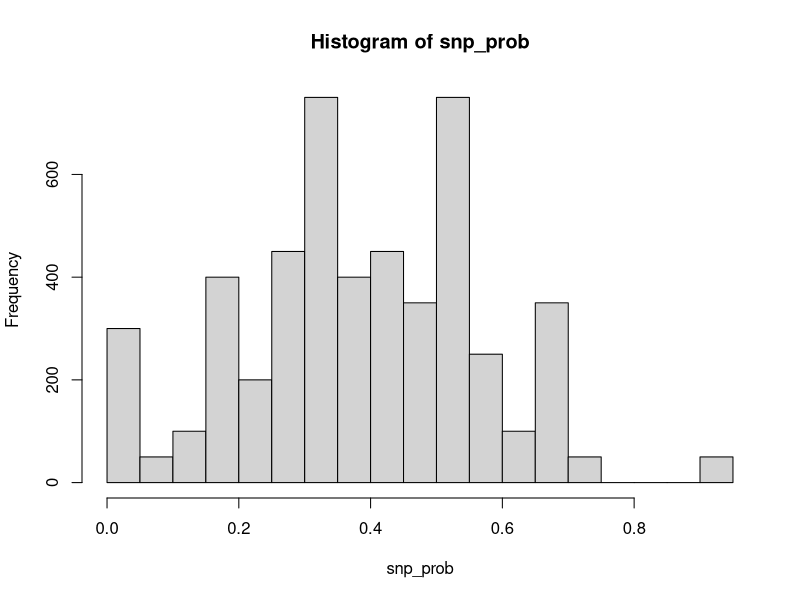

This chart was generated by the following R code: (Note: this script raises an error after producing the figure.)
## ---- chunk 1
knitr::opts_chunk$set(echo = TRUE)
## ---- chunk 2

library(purrr)
library(MASS)
set.seed(24601)
library(tidyverse)

patient_count <- 50
snp_ptm_id_count <- 100

## ---- chunk 3
#p
snp_prob <- rep(rnorm(snp_ptm_id_count, 0.4, 0.2), patient_count)
snp_prob <- pmax(pmin(1, snp_prob), 0)
hist(snp_prob)

## ---- chunk 4
#z
effect_size <- sample(c(-0.2, 0, 0.2), size = snp_ptm_count, replace = TRUE, prob = c(0.15, 0.7, 0.15))
hist(effect_size)

## ---- chunk 5
#probability of PTM without SNP (q)
ptm_wo_snp_prob <- rep(rnorm(snp_ptm_id_count, 0.3, 0.15), patient_count)
ptm_wo_snp_prob <- pmax(pmin(1, ptm_wo_snp_prob), 0.2)
hist(ptm_wo_snp_prob)

## ---- chunk 6
#peptide count parameter
lambda_ <- rep(sample(2:8, size = snp_ptm_id_count, replace = TRUE), patient_count)
hist(lambda_)

## ---- chunk 7
#n
pep_count = rpois(patient_count*snp_ptm_id_count, lambda = lambda_)
pep_count = replace(pep_count, pep_count==0, 1)
hist(pep_count)

## ---- chunk 8
#x
pep_w_snp_count <- numeric(patient_count * snp_ptm_id_count)
for (i in 1:(patient_count*snp_ptm_id_count)) {
  pep_w_snp_count[i] = min(pep_count[i], sample(c(0, 0.5, 1), size = 1, replace = TRUE, prob = c((1 - snp_prob[i])^2, snp_prob[i]^2, max(1 - ((1 - snp_prob[i])^2 + snp_prob[i]^2), 0))))
}
pep_w_snp_count[pep_w_snp_count == 1] <- pep_count[pep_w_snp_count == 1]
pep_w_snp_count[pep_w_snp_count == 0.5] <- rbinom(length(pep_w_snp_count[pep_w_snp_count == 0.5]), pep_count[pep_w_snp_count == 0.5], 0.5)

hist(pep_w_snp_count)

## ---- chunk 9
#y1
pep_w_ptm_snp = rbinom(patient_count * snp_ptm_id_count, pep_w_snp_count, ptm_wo_snp_prob + effect_size)
hist(pep_w_ptm_snp)

## ---- chunk 10
#y2
pep_w_ptm_nosnp = rbinom(patient_count * snp_ptm_id_count, pep_count - pep_w_snp_count, ptm_wo_snp_prob)
hist(pep_w_ptm_nosnp)

## ---- chunk 11

# Convert the data to matrix form, this is the original form
dat = data.frame(snp_ptm_id = rep(1:snp_ptm_count, patient_count),
                 patient = rep(1:patient_count, each = snp_ptm_count), peptide = pep_count,
                 snp = pep_w_snp_count, non_snp = pep_count - pep_w_snp_count, snp_ptm = pep_w_ptm_snp, non_snp_ptm = pep_w_ptm_nosnp)
dat <- dat %>% mutate(effect_size = effect_size[snp_ptm_id])
dat = as_tibble(dat)
dat

## ---- chunk 12

#x expanded as series of 1s (snp) and 0s (no snp) for new data table
pep_w_snp_long <- numeric(0)
for (i in 1:(patient_count*snp_ptm_id_count)) {
  pep_w_snp_long <- c(pep_w_snp_long, rep(1, pep_w_snp_count[i]), rep(0, pep_count[i] - pep_w_snp_count[i]))
}
hist(pep_w_snp_long)

## ---- chunk 13

#expanded ptm counts for new data table
pep_w_ptm_long <- numeric(0)
for (i in 1:(patient_count * snp_ptm_id_count)) {
  pep_w_ptm_long <- c(pep_w_ptm_long, rep(1, pep_w_ptm_snp[i]), rep(0, pep_w_snp_count[i] - pep_w_ptm_snp[i]), rep(1, pep_w_ptm_nosnp[i]), rep(0, pep_count[i] - (pep_w_snp_count[i] + pep_w_ptm_nosnp[i])))
}
hist(pep_w_ptm_long)

## ---- chunk 14

#original form expanded out by number of peptides
dat_long <- data.frame(snp_ptm_id = rep(rep(1:snp_ptm_count, patient_count), pep_count), 
                     patient = rep(rep(1:patient_count, each = snp_ptm_count), pep_count),
                     snp = pep_w_snp_long, ptm = pep_w_ptm_long)
dat_long <- dat_long %>% mutate(effect_size = effect_size[snp_ptm_id])
dat_long <- as_tibble(dat_long)
dat_long

## ---- chunk 15

# Convert to a coarser form
dat_coarse = dat
dat_coarse$snp_type = cut(dat_coarse$snp/dat_coarse$peptide, breaks = c(-Inf, 0.33, 0.66, Inf), labels = c(0, 0.5, 1), include.lowest = TRUE)
dat_coarse$snp_type <- (as.numeric(dat_coarse$snp_type) - 1) / 2
dat_coarse$effect_size = dat_coarse$effect_size
dat_coarse = dat_coarse %>% select(snp_ptm_id, patient, peptide, snp_type, snp_ptm, effect_size)
dat_coarse$snp_ptm <- dat_coarse$snp_ptm / dat_coarse$peptide

dat_coarse

## ---- chunk 16

#coarse data linear regression model
coarse_lm_b <- numeric(snp_ptm_id_count)
coarse_lm_pval <- numeric(snp_ptm_id_count)

for (idc in 1:snp_ptm_count) {
  subset_data <- subset(dat_coarse, snp_ptm_id == idc)
  if(all(subset_data$snp_ptm == 0)) {
    coarse_lm_b[idc] <- NA
    coarse_lm_pval[idc] <- NA
  } else {
    coarse_lm <- lm(snp_ptm ~ snp_type, data = subset_data)
    coarse_lm_pval[idc] <- summary(coarse_lm)$coefficients[2,4]
    coarse_lm_b[idc] <- coef(coarse_lm)[2]
  }
}

#coarse data snp-ptm ID vs p-value plot
sig_col <- ifelse(coarse_lm_pval < 0.05, "red", "black")
plot(seq_len(snp_ptm_id_count), coarse_lm_pval, main = "Significance of snp-ptm correlation (coarse)",
     xlab = "snp-ptm id", ylab = "p-value", pch = 20, col = sig_col)
abline(h = 0.05, col = "red4")

## ---- chunk 17

plot(dat_coarse$snp_type, dat_coarse$snp_ptm, main = "normalized snp-ptm count for each snp type (coarse)", xlab = "snp_type", ylab = "snp-ptm count")

plot(1:100, coarse_lm_b, main = "beta of each snp-ptm id (coarse data)", xlab = "snp-ptm_id", ylab = "B-value")

plot(effect_size, coarse_lm_b, main = "beta vs effect size (coarse data)", xlab = "effect_size", ylab = "B-value")

## ---- chunk 18

#old data linear regression model
old_lm_b <- numeric(snp_ptm_id_count)
old_lm_pval <- numeric(snp_ptm_id_count)

for (idc in 1:snp_ptm_count) {
  subset_data <- subset(dat_long, snp_ptm_id == idc)
  if(all(subset_data$snp == 0) | all(subset_data$ptm == 0)) {
    old_lm_b[idc] <- NA
    old_lm_pval[idc] <- NA
  } else {
    old_lm <- lm(ptm ~ snp, data = subset_data)
    old_lm_pval[idc] <- summary(old_lm)$coefficients[2,4]
    old_lm_b[idc] <- coef(old_lm)[2]
  }
}

#old data snp-ptm ID vs p-value plot
sig_col_2 <- ifelse(old_lm_pval < 0.05, "blue", "black")
plot(seq_len(snp_ptm_id_count), old_lm_pval, main = "Significance of snp-ptm correlation (old)",
     xlab = "snp-ptm id", ylab = "p-value", pch = 20, col = sig_col_2)
abline(h = 0.05, col = "blue4")

## ---- chunk 19

plot(1:100, old_lm_b, main = "beta of each snp-ptm id (old data)", xlab = "snp-ptm_id", ylab = "B-value")


plot(effect_size, old_lm_b, main = "beta vs effect size (old data)", xlab = "effect_size", ylab = "B-value")

